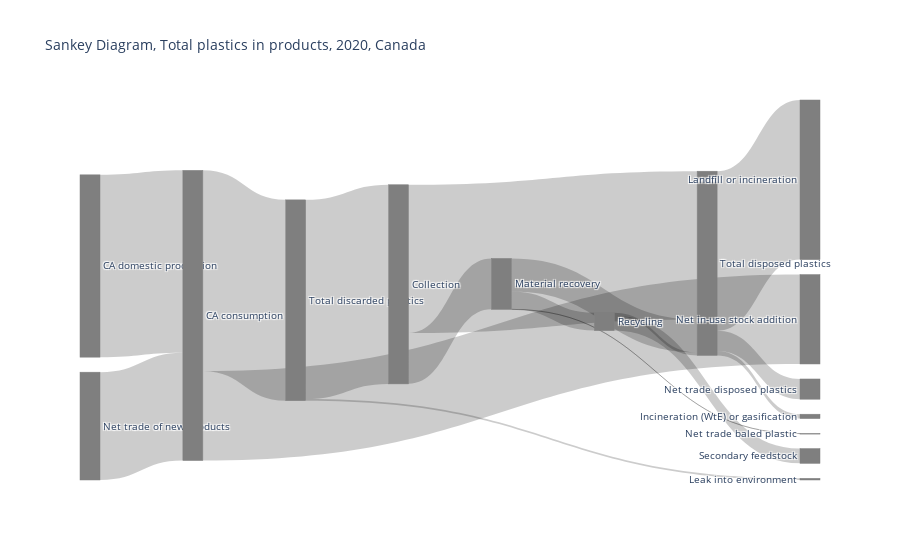

Notebook source saved alongside this figure:
### Code cell
#test of basic plotly Sankey
#updated to show unit (t) and color in grey (#7F7F7F) used for unspecified/all in CIRAIG colour set
fig = go.Figure(data=[go.Sankey(
    valueformat = None,
    valuesuffix = 't', #all flows in unit tonnes
    node = dict(
      pad = 15,
      thickness = 20,
      line = dict(color = "#7F7F7F", width = 0.5),
      label = unique_from_to,
      color = "#7F7F7F"
    ),
    link = dict(
      source = links_dict['From'], # indices correspond to labels
      target = links_dict['To'],
      value = links_dict['VALUE']
  ))])

fig.update_layout(title_text="Sankey Diagram, Total plastics in products, 2020, Canada", font_size=10)
fig.show()

### Figure 1 — Plotly figure (JSON) as saved in the notebook; plotly's stock layout.template omitted (floating-point values rounded to 4 significant figures)
{"data": [{"link": {"source": [0, 1, 2, 2, 3, 3, 4, 4, 5, 5, 5, 6, 6, 7, 7, 7], "target": [2, 2, 8, 3, 9, 4, 5, 7, 6, 7, 10, 11, 7, 12, 13, 14], "value": [4474733, 2646334, 2193412, 4927656, 40367, 4887289, 1248665, 3636560, 439412, 809253, 254, 362250, 74791, 3916862, 107577, 496166]}, "node": {"color": "#7F7F7F", "label": ["CA domestic production", "Net trade of new products", "CA consumption", "Total discarded plastics", "Collection", "Material recovery", "Recycling", "Total disposed plastics", "Net in-use stock addition", "Leak into environment", "Net trade baled plastic", "Secondary feedstock", "Landfill or incineration", "Incineration (WtE) or gasification", "Net trade disposed plastics"], "line": {"color": "#7F7F7F", "width": 0.5}, "pad": 15, "thickness": 20}, "type": "sankey", "valuesuffix": "t"}], "layout": {"font": {"size": 10}, "title": {"text": "Sankey Diagram, Total plastics in products, 2020, Canada"}}}
